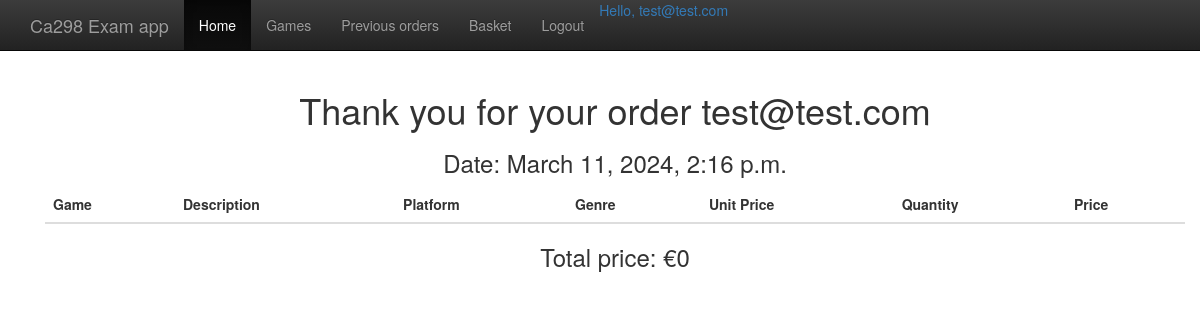
/checkout/ (signed in), run on the app's committed database.
### examapp/models.py (models this page shows)
class User(AbstractUser):
    email = models.EmailField('Email', unique=True)
    USERNAME_FIELD = 'email'
    REQUIRED_FIELDS = []
    objects = UserManager()

class Basket(models.Model):
    id = models.AutoField(primary_key=True)
    user = models.ForeignKey(User, on_delete=models.CASCADE)
    completed = models.BooleanField(default=False)
    date_ordered = models.DateTimeField(null=True)
    total_price = models.DecimalField(max_digits=10, decimal_places=2, null=True)

### examapp/views.py (the view)
# urls.py: path('checkout/', views.checkout, name="checkout"),
@login_required
def checkout(request):
    basket = Basket.objects.filter(user=request.user, completed=False).first()
    if basket is None:
        return redirect("/")
    basket.completed = True
    basketitems = GameBasket.objects.filter(basket=basket)
    total_price = sum([x.total_price() for x in basketitems])
    basket.total_price = total_price
    basket.date_ordered = now()
    basket.save()
    return render(request, 'thanks.html', {'basket':basket, 'basketitems':basketitems})

### examapp/templates/thanks.html (shortened to what this page needs)
{% extends 'base.html' %} {% block content %}
<div class="container">
  <h1 class="text-center">Thank you for your order {{ user.email }}</h1>
  <h3 class="text-center">Date: {{basket.date_ordered }}</h3>
  <table class="table table-striped">
    <thead>
      <tr>
        <th>Game</th>
        <th>Description</th>
        <th>Platform</th>
        <th>Genre</th>
        <th>Unit Price</th>
        <th>Quantity</th>
        <th>Price</th>
      </tr>
    </thead>
  </table>
  <h3 class="text-center">Total price: €{{ basket.total_price }}</h3>
</div>
{% endblock %}

### examapp/templates/base.html (shortened to what this page needs)
<!DOCTYPE html>
<html lang="en">
  <head>
    <link
      rel="stylesheet"
      href="https://cdn.jsdelivr.net/npm/bootstrap@3.3.7/dist/css/bootstrap.min.css"
    />
    <link
      rel="stylesheet"
      href="https://cdn.jsdelivr.net/npm/bootstrap@3.3.7/dist/css/bootstrap-theme.min.css"
    />
  </head>
  <body>
    <nav class="navbar navbar-inverse navbar-fixed-top">
      <div class="container">
        <div class="navbar-header">
          <a class="navbar-brand" href="{% url 'index' %}">Ca298 Exam app</a>
        </div>
        <div id="navbar" class="collapse navbar-collapse">
          <ul class="nav navbar-nav">
            {% if user.is_authenticated %}
            <li class="active"><a href="{% url 'index' %}">Home</a></li>
            <li><a href="{% url 'games' %}">Games</a></li>
            <li><a href="{% url 'previous_orders' %}">Previous orders</a></li>
            <li><a href="{% url 'basket' %}">Basket</a></li>
            <li class="nav-item">
              <a class="nav-link" href="{% url 'logout' %}">Logout</a>
            </li>
            <li class="nav-item text-primary">Hello, {{ user.email }}</li>
            {% else %}
            <li><a href="{% url 'register' %}">Register</a></li>
            <li><a href="{% url 'login' %}">Login</a></li>
            {% endif %}
          </ul>
        </div>
      </div>
    </nav>
    <div class="container">{% block content %} {% endblock %}</div>
  </body>
</html>

### examapp/templates/base.html (style rules this page uses)
body { padding-top: 70px; }

### data on the page
User: email "test@test.com"
Basket: date_ordered "March 11, 2024, 2:16 p.m.", total_price "0"
